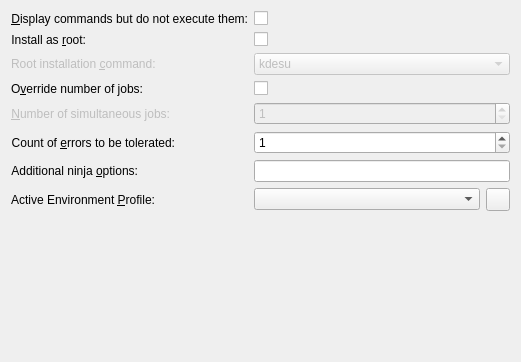
<?xml version="1.0" encoding="UTF-8"?>
<ui version="4.0">
 <class>NinjaConfig</class>
 <widget class="QWidget" name="NinjaConfig">
  <property name="geometry">
   <rect>
    <x>0</x>
    <y>0</y>
    <width>521</width>
    <height>362</height>
   </rect>
  </property>
  <layout class="QFormLayout" name="formLayout">
   <property name="fieldGrowthPolicy">
    <enum>QFormLayout::AllNonFixedFieldsGrow</enum>
   </property>
   <item row="0" column="0">
    <widget class="QLabel" name="label_7">
     <property name="text">
      <string>&amp;Display commands but do not execute them:</string>
     </property>
     <property name="alignment">
      <set>Qt::AlignRight|Qt::AlignTrailing|Qt::AlignVCenter</set>
     </property>
     <property name="buddy">
      <cstring>kcfg_displayOnly</cstring>
     </property>
    </widget>
   </item>
   <item row="0" column="1">
    <widget class="QCheckBox" name="kcfg_displayOnly">
     <property name="text">
      <string/>
     </property>
    </widget>
   </item>
   <item row="1" column="0">
    <widget class="QLabel" name="label_31">
     <property name="text">
      <string>Install as &amp;root:</string>
     </property>
     <property name="alignment">
      <set>Qt::AlignRight|Qt::AlignTrailing|Qt::AlignVCenter</set>
     </property>
     <property name="buddy">
      <cstring>kcfg_installAsRoot</cstring>
     </property>
    </widget>
   </item>
   <item row="1" column="1">
    <widget class="QCheckBox" name="kcfg_installAsRoot">
     <property name="text">
      <string/>
     </property>
    </widget>
   </item>
   <item row="2" column="0">
    <widget class="QLabel" name="rootinstallationcommandLabel">
     <property name="enabled">
      <bool>false</bool>
     </property>
     <property name="text">
      <string>Root installation &amp;command:</string>
     </property>
     <property name="buddy">
      <cstring>kcfg_suCommand</cstring>
     </property>
    </widget>
   </item>
   <item row="2" column="1">
    <widget class="KComboBox" name="kcfg_suCommand">
     <property name="enabled">
      <bool>false</bool>
     </property>
     <item>
      <property name="text">
       <string notr="true">kdesu</string>
      </property>
     </item>
     <item>
      <property name="text">
       <string notr="true">kdesudo</string>
      </property>
     </item>
     <item>
      <property name="text">
       <string notr="true">sudo</string>
      </property>
     </item>
    </widget>
   </item>
   <item row="4" column="0">
    <widget class="QLabel" name="jobOverrideLabel">
     <property name="enabled">
      <bool>false</bool>
     </property>
     <property name="text">
      <string>&amp;Number of simultaneous jobs:</string>
     </property>
     <property name="alignment">
      <set>Qt::AlignRight|Qt::AlignTrailing|Qt::AlignVCenter</set>
     </property>
     <property name="buddy">
      <cstring>kcfg_numberOfJobs</cstring>
     </property>
    </widget>
   </item>
   <item row="4" column="1">
    <widget class="QSpinBox" name="kcfg_numberOfJobs">
     <property name="enabled">
      <bool>false</bool>
     </property>
     <property name="minimum">
      <number>1</number>
     </property>
    </widget>
   </item>
   <item row="5" column="0">
    <widget class="QLabel" name="label_1">
     <property name="text">
      <string>Count of &amp;errors to be tolerated:</string>
     </property>
     <property name="alignment">
      <set>Qt::AlignRight|Qt::AlignTrailing|Qt::AlignVCenter</set>
     </property>
     <property name="buddy">
      <cstring>kcfg_numberOfErrors</cstring>
     </property>
    </widget>
   </item>
   <item row="5" column="1">
    <widget class="QSpinBox" name="kcfg_numberOfErrors">
     <property name="minimum">
      <number>1</number>
     </property>
    </widget>
   </item>
   <item row="6" column="0">
    <widget class="QLabel" name="label_5">
     <property name="text">
      <string>Additional ninja &amp;options:</string>
     </property>
     <property name="alignment">
      <set>Qt::AlignRight|Qt::AlignTrailing|Qt::AlignVCenter</set>
     </property>
     <property name="buddy">
      <cstring>kcfg_additionalOptions</cstring>
     </property>
    </widget>
   </item>
   <item row="6" column="1">
    <widget class="QLineEdit" name="kcfg_additionalOptions">
     <property name="clearButtonEnabled">
      <bool>true</bool>
     </property>
    </widget>
   </item>
   <item row="7" column="0">
    <widget class="QLabel" name="label_2">
     <property name="text">
      <string>Active Environment &amp;Profile:</string>
     </property>
     <property name="alignment">
      <set>Qt::AlignRight|Qt::AlignTrailing|Qt::AlignVCenter</set>
     </property>
     <property name="buddy">
      <cstring>kcfg_environmentProfile</cstring>
     </property>
    </widget>
   </item>
   <item row="7" column="1">
    <widget class="QWidget" name="widget" native="true">
     <layout class="QHBoxLayout" name="horizontalLayout">
      <property name="margin">
       <number>0</number>
      </property>
      <item>
       <widget class="KDevelop::EnvironmentSelectionWidget" name="kcfg_environmentProfile">
        <property name="sizePolicy">
         <sizepolicy hsizetype="Expanding" vsizetype="Fixed">
          <horstretch>0</horstretch>
          <verstretch>0</verstretch>
         </sizepolicy>
        </property>
       </widget>
      </item>
      <item>
       <widget class="KDevelop::EnvironmentConfigureButton" name="configureEnvironment"/>
      </item>
     </layout>
    </widget>
   </item>
   <item row="3" column="0">
    <widget class="QLabel" name="label_3">
     <property name="text">
      <string>O&amp;verride number of jobs:</string>
     </property>
     <property name="alignment">
      <set>Qt::AlignRight|Qt::AlignTrailing|Qt::AlignVCenter</set>
     </property>
     <property name="buddy">
      <cstring>kcfg_overrideNumberOfJobs</cstring>
     </property>
    </widget>
   </item>
   <item row="3" column="1">
    <widget class="QCheckBox" name="kcfg_overrideNumberOfJobs"/>
   </item>
  </layout>
 </widget>
 <customwidgets>
  <customwidget>
   <class>KComboBox</class>
   <extends>QComboBox</extends>
   <header>KComboBox</header>
  </customwidget>
  <customwidget>
   <class>KDevelop::EnvironmentSelectionWidget</class>
   <extends>KComboBox</extends>
   <header location="global">util/environmentselectionwidget.h</header>
  </customwidget>
  <customwidget>
   <class>KDevelop::EnvironmentConfigureButton</class>
   <extends>QToolButton</extends>
   <header>shell/environmentconfigurebutton.h</header>
  </customwidget>
 </customwidgets>
 <resources/>
 <connections>
  <connection>
   <sender>kcfg_installAsRoot</sender>
   <signal>toggled(bool)</signal>
   <receiver>kcfg_suCommand</receiver>
   <slot>setEnabled(bool)</slot>
   <hints>
    <hint type="sourcelabel">
     <x>516</x>
     <y>74</y>
    </hint>
    <hint type="destinationlabel">
     <x>516</x>
     <y>102</y>
    </hint>
   </hints>
  </connection>
  <connection>
   <sender>kcfg_installAsRoot</sender>
   <signal>toggled(bool)</signal>
   <receiver>rootinstallationcommandLabel</receiver>
   <slot>setEnabled(bool)</slot>
   <hints>
    <hint type="sourcelabel">
     <x>516</x>
     <y>74</y>
    </hint>
    <hint type="destinationlabel">
     <x>195</x>
     <y>97</y>
    </hint>
   </hints>
  </connection>
  <connection>
   <sender>kcfg_overrideNumberOfJobs</sender>
   <signal>toggled(bool)</signal>
   <receiver>kcfg_numberOfJobs</receiver>
   <slot>setEnabled(bool)</slot>
   <hints>
    <hint type="sourcelabel">
     <x>387</x>
     <y>89</y>
    </hint>
    <hint type="destinationlabel">
     <x>387</x>
     <y>114</y>
    </hint>
   </hints>
  </connection>
  <connection>
   <sender>kcfg_overrideNumberOfJobs</sender>
   <signal>toggled(bool)</signal>
   <receiver>jobOverrideLabel</receiver>
   <slot>setEnabled(bool)</slot>
   <hints>
    <hint type="sourcelabel">
     <x>387</x>
     <y>89</y>
    </hint>
    <hint type="destinationlabel">
     <x>172</x>
     <y>114</y>
    </hint>
   </hints>
  </connection>
 </connections>
</ui>
